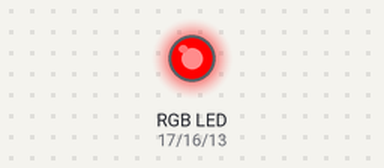
Bench run of a program on a simulated Raspberry Pi (BCM pin numbers). Parts: an RGB LED mixed from three pins (HIGH = lit).

Above: at 0.5 s.
At 2.5 s:
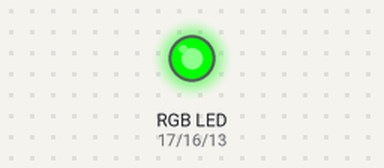
At 4.5 s:
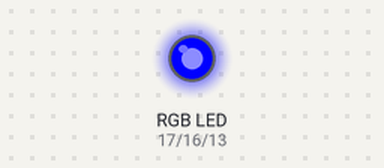
At 5.5 s:
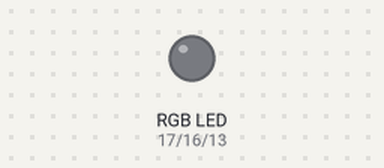
Timing chart, 0 to 7.8 s (numbered marks = the images above):
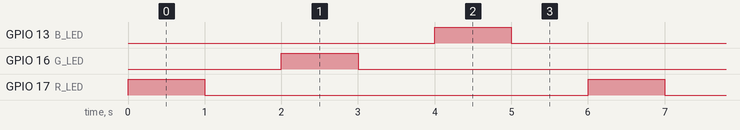

The program:

rgb_on.py
```python
#硬件：RaspiberryPi 4B  rgb灯模块
#连接方式：BCM17，16，13 ---  连接各个模块R,G,B
#         GND OV (board:pin39) ---  连接led另一端
#内容：运行程序，LED 显示 红，绿，蓝 交替点亮

import RPi.GPIO as GPIO
from time import sleep

R_LED = 17
G_LED = 16
B_LED = 13

GPIO.setmode(GPIO.BCM)
GPIO.setup(R_LED,GPIO.OUT)
GPIO.setup(G_LED,GPIO.OUT)
GPIO.setup(B_LED,GPIO.OUT)

while True:
    try:
        GPIO.output(R_LED,GPIO.HIGH)
        sleep(1)
        GPIO.output(R_LED,GPIO.LOW)
        sleep(1)
        GPIO.output(G_LED,GPIO.HIGH)
        sleep(1)
        GPIO.output(G_LED,GPIO.LOW)
        sleep(1)
        GPIO.output(B_LED,GPIO.HIGH)
        sleep(1)
        GPIO.output(B_LED,GPIO.LOW)
        sleep(1)
    except KeyboardInterrupt:
        print("User Quit.")
        break

GPIO.cleanup()
```

Measured:
- by itself, GPIO 13 (B_LED), GPIO 16 (G_LED), GPIO 17 (R_LED): alternates HIGH for 1.0 s and LOW for 5.0 s
- by itself, everything shown: repeats every 6.0 s, in 6 steps
